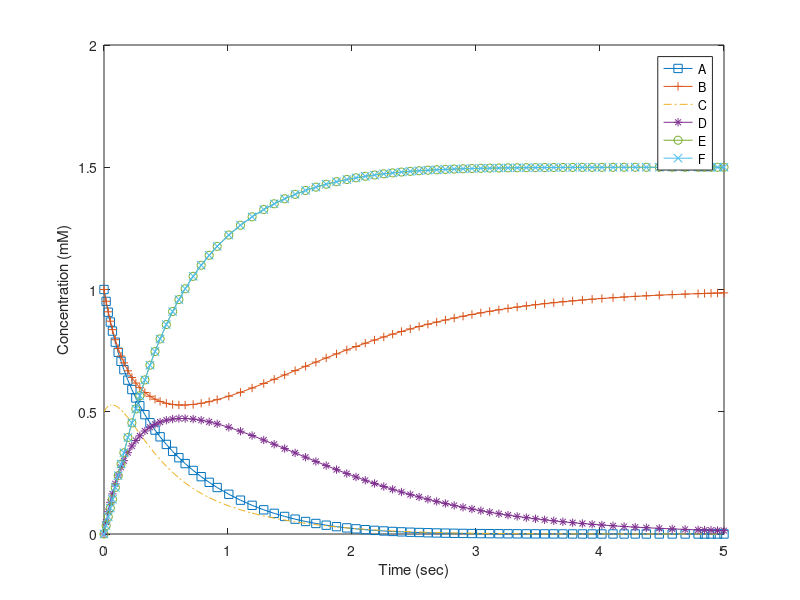

Write the MATLAB code that produced this figure.
function hw1()
    close all
    tspan = [0 5];
    y0 = [1; 1; 1/2; 0; 0; 0;];
    [t,y] = ode45(@ODE1,tspan,y0);
    figure;
    plot(t, y(:,1), '-s', t, y(:,2), '-+', t, y(:,3), '-.', t, y(:,4), '-*', t, y(:,5), '-o',t,y(:,6), '-x');
    xlabel('Time (sec)');
    ylabel('Concentration (mM)');
    legend('A','B','C','D','E','F');
    figure;
end

function dydt = ODE1(t,y) % question 2.4.7 a) iii)
    k1 = 3;
    k2 = 1;
    k3 = 4;
    v1 = k1 * y(1) * y(2);
    v2 = k2 * y(4);
    v3 = k3 * y(3);
    dydt(1) =-v1; % dA/dt
    dydt(2) =-v1 + v2; % dB/dt
    dydt(3) = v1 - v3; % dC/dt
    dydt(4) = v1 - v2; % dD/dt
    dydt(5) = v3; % dE/dt
    dydt(6) = v3; % dF/dt
    dydt = dydt';
end

function dydt = ODE2(t,y) % question 2.4.7 b) iii)
    k0 = 0.5;
    k1 = 3;
    k2 = 1;
    k3 = 4;
    k4 = 1;
    k5 = 1;
    v0 = k0;
    v1 = k1 * y(1) * y(2);
    v2 = k2 * y(4);
    v3 = k3 * y(3);
    v4 = k4 * y(4);
    v5 = k5 * y(5);
    dydt(1) = v0 - v1; % dA/dt
    dydt(2) =-v1 + v2; % dB/dt
    dydt(3) = v1 - v3; % dC/dt
    dydt(4) = v1 - v2; % dD/dt
    dydt(5) = v3 - v4; % dE/dt
    dydt(6) = v3 - v5; % dF/dt
    dydt = dydt';
end


